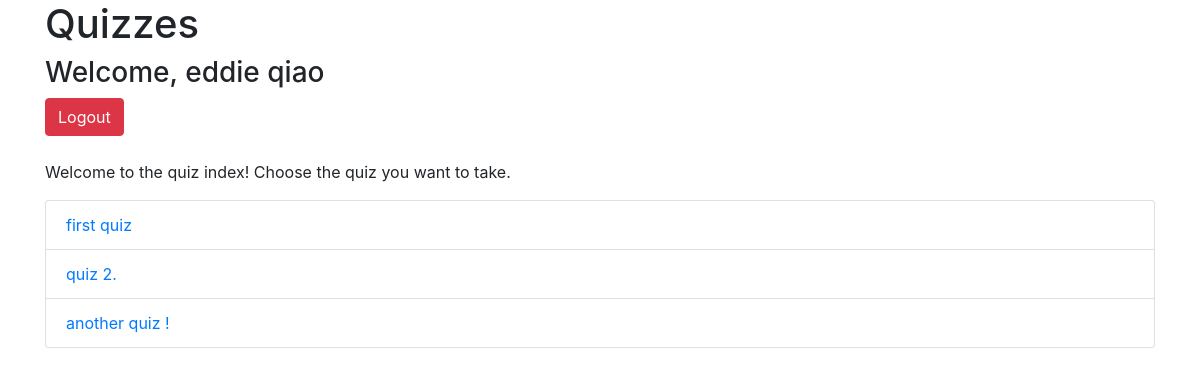
The app's page /quiz/ (signed in) with its own data.
### quiz/models.py (models this page shows, shortened)
class Quiz(models.Model):
    name = models.CharField(max_length=1000)

### quiz/views.py (the view, shortened to what this page needs)
# urls.py: path('', views.index, name='index'),
def index(request):
    quizzes = Quiz.objects.all()
    failed = False
    if request.user.is_authenticated:
        loggedIn = True
    else:
        loggedIn = False
    template = loader.get_template('quiz/index.html')
    context = {
        'quizzes': quizzes,
        'loggedIn': loggedIn,
        'user': request.user,
        'failed': failed,
    }
    return HttpResponse(template.render(context, request))

### quiz/templates/quiz/index.html (shortened to what this page needs)
<!DOCTYPE html>
<html>
  <head>
      <link rel="stylesheet" href="https://maxcdn.bootstrapcdn.com/bootstrap/4.4.1/css/bootstrap.min.css" />
  </head>
  <body>
    <div class = "container">
      <h1>Quizzes</h1>
      {% if loggedIn %}
        <h3>Welcome, {{ user.first_name }} {{ user.last_name }}</h3>
        <form method = "POST">
          <button type="submit" class="btn btn-danger">Logout</button>
        </form>
        <br />
        <p>Welcome to the quiz index! Choose the quiz you want to take.</p>
        <ul class = "list-group">
          {% for quiz in quizzes %}
            <li class = "list-group-item"><a href = {{quiz.id}}>{{quiz.name}}</a></li>
          {% endfor %}
        </ul>
      {% endif %}
    </div>
  </body>
</html>

### records on screen
Quiz: name "first quiz"
Quiz: name "quiz 2."
Quiz: name "another quiz !"

### other values on screen
{{ user.first_name }} "eddie"
{{ user.last_name }} "qiao"
